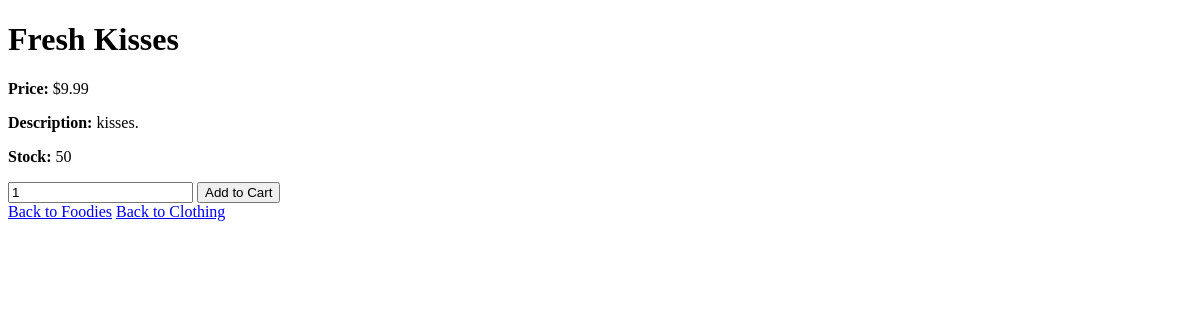
Before: /single-product/1 with the older database file.
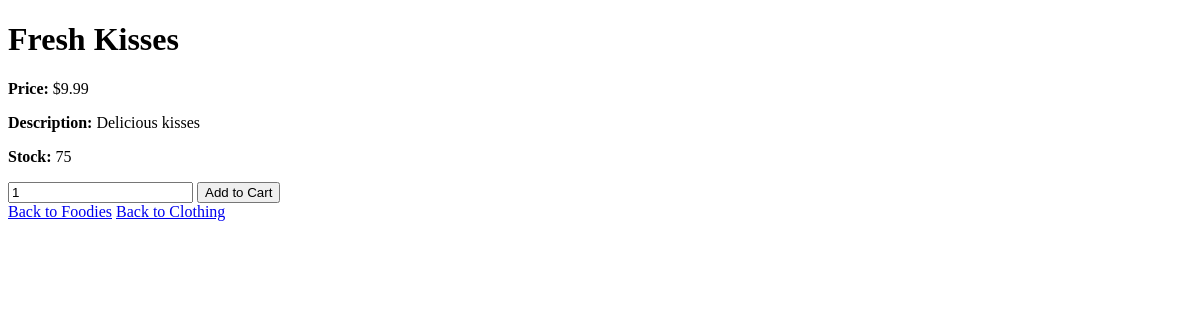
After: the same page with the newer database file.
### main.py (models this page shows, shortened)
class Foodies(db.Model, UserMixin):
    id = db.Column(db.Integer, primary_key=True)
    name = db.Column(db.String(100), nullable=False)
    description = db.Column(db.Text, nullable=False)
    price = db.Column(db.Float, nullable=False)
    image_file = db.Column(db.String(255), nullable=True)  # Changed from image_url to image_file
    stock = db.Column(db.Integer, nullable=False, default=0)

### main.py (the view)
@app.route('/single-product/<int:product_id>')
def single_product(product_id):
    foodie = Foodies.query.get(product_id)
    clothing = Clothing.query.get(product_id)
    if foodie:
        return render_template('single-product.html', product=foodie, category='foodies')
    elif clothing:
        return render_template('single-product.html', product=clothing, category='clothing')
    else:
        return "Product not found", 404

### templates/single-product.html (shortened to what this page needs)
<!DOCTYPE html>
<html lang="en">
<head>
</head>
<body>
    <h1>{{ product.name }}</h1>
    <p><strong>Price:</strong> ${{ product.price }}</p>
    <p><strong>Description:</strong> {{ product.description }}</p>
    <p><strong>Stock:</strong> {{ product.stock }}</p>
    <form action="{{ url_for('add_to_cart') }}" method="post">
        <input type="number" name="quantity" min="1" value="1">
        <button type="submit">Add to Cart</button>
    </form>
    <a href="{{ url_for('foodies') }}">Back to Foodies</a>
    <a href="{{ url_for('clothing') }}">Back to Clothing</a>
</body>
</html>

Changed rows visible on the page:
changed Foodies "Fresh Kisses": description "kisses." → "Delicious kisses"; stock "50" → "75"
